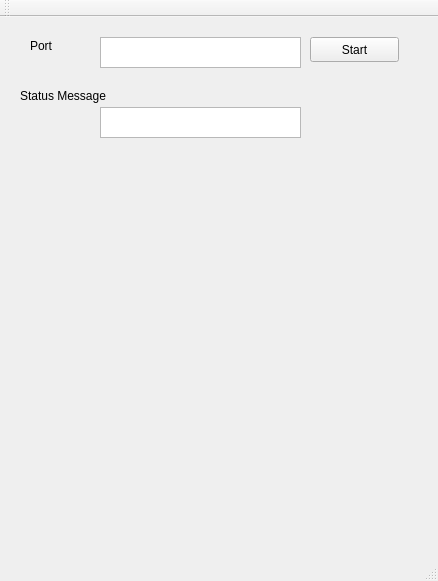
<?xml version="1.0" encoding="UTF-8"?>
<ui version="4.0">
 <class>Server</class>
 <widget class="QMainWindow" name="Server">
  <property name="geometry">
   <rect>
    <x>0</x>
    <y>0</y>
    <width>438</width>
    <height>581</height>
   </rect>
  </property>
  <property name="windowTitle">
   <string>Server</string>
  </property>
  <widget class="QWidget" name="centralWidget">
   <widget class="QLabel" name="labelPort">
    <property name="geometry">
     <rect>
      <x>30</x>
      <y>20</y>
      <width>41</width>
      <height>17</height>
     </rect>
    </property>
    <property name="text">
     <string>Port</string>
    </property>
   </widget>
   <widget class="QTextEdit" name="textEditPort">
    <property name="geometry">
     <rect>
      <x>100</x>
      <y>20</y>
      <width>201</width>
      <height>31</height>
     </rect>
    </property>
   </widget>
   <widget class="QLabel" name="labelPort_2">
    <property name="geometry">
     <rect>
      <x>20</x>
      <y>70</y>
      <width>121</width>
      <height>17</height>
     </rect>
    </property>
    <property name="text">
     <string>Status Message</string>
    </property>
   </widget>
   <widget class="QTextEdit" name="textEditMessage">
    <property name="geometry">
     <rect>
      <x>100</x>
      <y>90</y>
      <width>201</width>
      <height>31</height>
     </rect>
    </property>
   </widget>
   <widget class="QPushButton" name="pushButtonStart">
    <property name="geometry">
     <rect>
      <x>310</x>
      <y>20</y>
      <width>89</width>
      <height>25</height>
     </rect>
    </property>
    <property name="text">
     <string>Start</string>
    </property>
   </widget>
  </widget>
  <widget class="QMenuBar" name="menuBar">
   <property name="geometry">
    <rect>
     <x>0</x>
     <y>0</y>
     <width>438</width>
     <height>22</height>
    </rect>
   </property>
  </widget>
  <widget class="QToolBar" name="mainToolBar">
   <attribute name="toolBarArea">
    <enum>TopToolBarArea</enum>
   </attribute>
   <attribute name="toolBarBreak">
    <bool>false</bool>
   </attribute>
  </widget>
  <widget class="QStatusBar" name="statusBar"/>
 </widget>
 <layoutdefault spacing="6" margin="11"/>
 <resources/>
 <connections/>
</ui>
